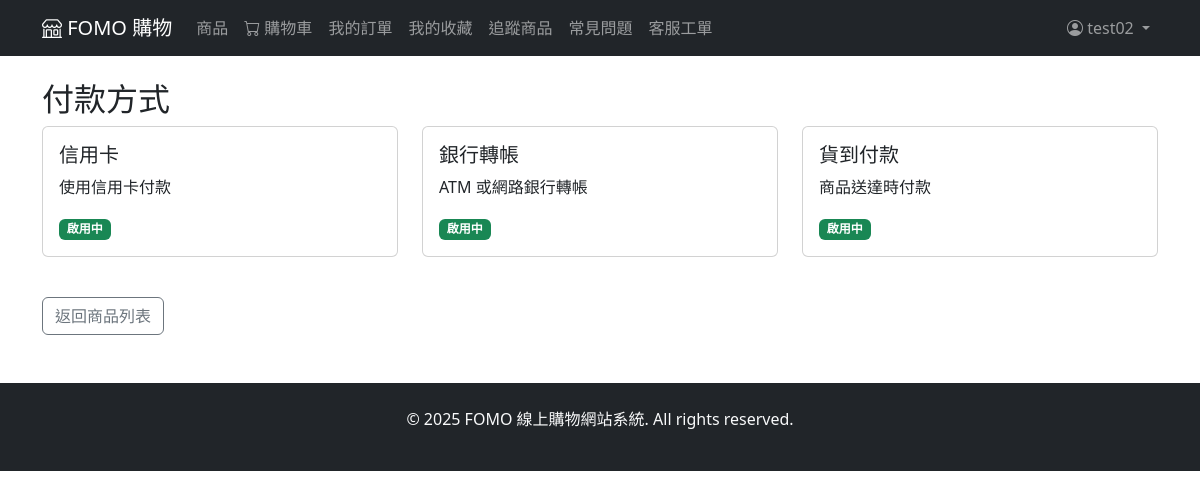
/payment/methods/ (signed in), run on the app's committed database.
### payment/models.py (models this page shows, shortened)
class PaymentMethod(models.Model):
    name = models.CharField(max_length=50, verbose_name="付款方式名稱")
    code = models.CharField(max_length=20, unique=True, verbose_name="代碼")
    is_active = models.BooleanField(default=True, verbose_name="啟用")
    description = models.TextField(blank=True, verbose_name="描述")
    class Meta:
        verbose_name = "付款方式"
        verbose_name_plural = "付款方式"

### payment/views.py (the view)
# urls.py: path('methods/', views.payment_methods, name='payment_methods'),
@login_required
def payment_methods(request):
    methods = PaymentMethod.objects.filter(is_active=True)
    return render(request, 'payment/methods.html', {'methods': methods})

### payment/templates/payment/methods.html (shortened to what this page needs)
{% extends 'base_fomo.html' %}
{% block content %}
<h2>付款方式</h2>
<div class="row">
    {% for method in methods %}
    <div class="col-md-4 mb-4">
        <div class="card">
            <div class="card-body">
                <h5 class="card-title">{{ method.name }}</h5>
                {% if method.description %}
                <p class="card-text">{{ method.description }}</p>
                {% endif %}
                <span class="badge bg-{% if method.is_active %}success{% else %}secondary{% endif %}">
                    {% if method.is_active %}啟用中{% else %}已停用{% endif %}
                </span>
            </div>
        </div>
    </div>
    {% empty %}
    <div class="col-12">
        <div class="alert alert-info">目前沒有可用的付款方式</div>
    </div>
    {% endfor %}
</div>
<div class="mt-3">
    <a href="{% url 'customer:product_list' %}" class="btn btn-outline-secondary">返回商品列表</a>
</div>
{% endblock %}

### my_final_proj/templates/base_fomo.html (shortened to what this page needs)
<!DOCTYPE html>
<html lang="zh-Hant">
<head>
    <link href="https://cdn.jsdelivr.net/npm/bootstrap@5.3.0/dist/css/bootstrap.min.css" rel="stylesheet">
    <link rel="stylesheet" href="https://cdn.jsdelivr.net/npm/bootstrap-icons@1.11.0/font/bootstrap-icons.css">
</head>
<body>
    <nav class="navbar navbar-expand-lg navbar-dark bg-dark">
        <div class="container">
            <a class="navbar-brand" href="{% url 'customer:product_list' %}">
                <i class="bi bi-shop"></i> FOMO 購物
            </a>
            <div class="collapse navbar-collapse" id="navbarNav">
                <ul class="navbar-nav me-auto">
                    <li class="nav-item">
                        <a class="nav-link" href="{% url 'customer:product_list' %}">商品</a>
                    </li>
                    {% if user.is_authenticated %}
                    <li class="nav-item">
                        <a class="nav-link" href="{% url 'customer:cart' %}">
                            <i class="bi bi-cart"></i> 購物車
                        </a>
                    </li>
                    <li class="nav-item">
                        <a class="nav-link" href="{% url 'customer:order_list' %}">我的訂單</a>
                    </li>
                    <li class="nav-item">
                        <a class="nav-link" href="{% url 'customer:favorite_list' %}">我的收藏</a>
                    </li>
                    <li class="nav-item">
                        <a class="nav-link" href="{% url 'customer:tracked_products' %}">追蹤商品</a>
                    </li>
                    <li class="nav-item">
                        <a class="nav-link" href="{% url 'payment:faq_list' %}">常見問題</a>
                    </li>
                    <li class="nav-item">
                        <a class="nav-link" href="{% url 'payment:ticket_list' %}">客服工單</a>
                    </li>
                    {% endif %}
                </ul>
                <ul class="navbar-nav">
                    {% if user.is_authenticated %}
                    <li class="nav-item dropdown">
                        <a class="nav-link dropdown-toggle" href="#" id="navbarDropdown" role="button" data-bs-toggle="dropdown">
                            <i class="bi bi-person-circle"></i> {{ user.username }}
                        </a>
                    </li>
                    {% endif %}
                </ul>
            </div>
        </div>
    </nav>
    <main class="container my-4">
        {% block content %}{% endblock %}
    </main>
    <footer class="bg-dark text-light py-4 mt-5">
        <div class="container text-center">
            <p>&copy; 2025 FOMO 線上購物網站系統. All rights reserved.</p>
        </div>
    </footer>
</body>
</html>

### data on the page
PaymentMethod: name "信用卡", description "使用信用卡付款", is_active "啟用中"
PaymentMethod: name "銀行轉帳", description "ATM 或網路銀行轉帳", is_active "啟用中"
PaymentMethod: name "貨到付款", description "商品送達時付款", is_active "啟用中"

### other printed values
{{ user.username }} "test02"
